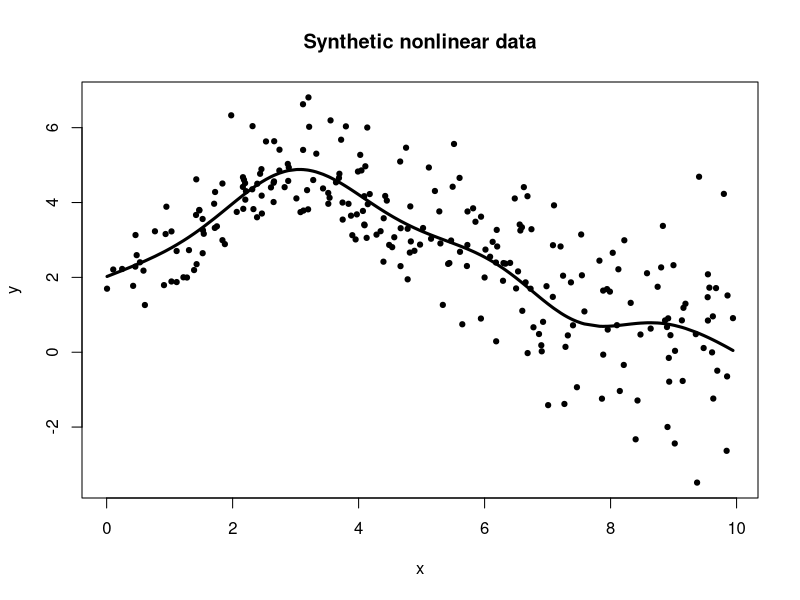
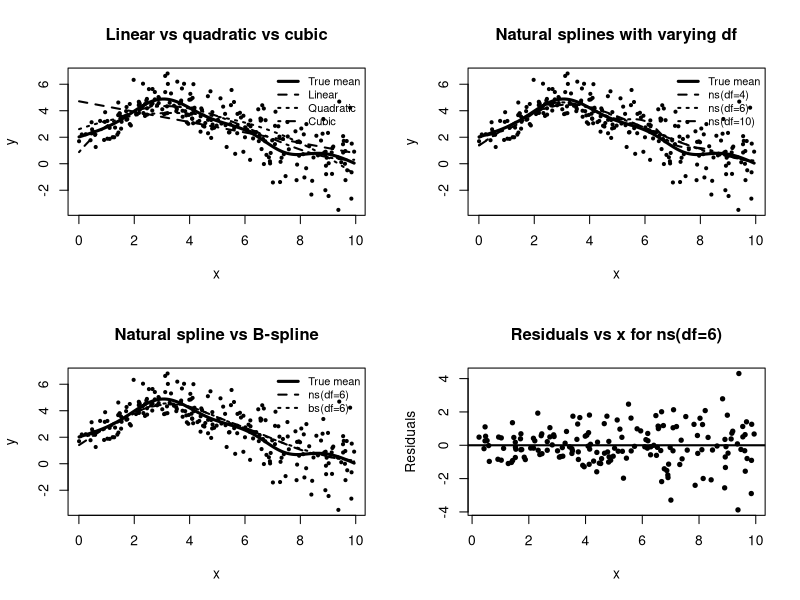

Write R code to recreate these figures, in order. (Note: this script raises an error after producing the figures.)
## ============================================================
## SPLINE FITTING AND DIAGNOSTICS DEMO USING SYNTHETIC DATA
## Goals:
##   1. Simulate nonlinear data with heteroskedastic noise
##   2. Fit linear, polynomial, and spline models
##   3. Compare fitted curves visually
##   4. Examine residual diagnostics
##   5. Compare models using test MSE and AIC
##   6. Illustrate effect of spline flexibility (degrees of freedom)
##
## Requires:
##   splines  (comes with base R recommended packages)
## ============================================================

set.seed(123)

library(splines)

## ------------------------------------------------------------
## 1. Simulate synthetic data
## ------------------------------------------------------------
n <- 250
x <- sort(runif(n, 0, 10))

## True mean function: nonlinear, with local features
f_true <- function(x) {
  2 +
    0.6 * x -
    0.08 * x^2 +
    1.8 * exp(-0.5 * (x - 3.0)^2) -
    1.2 * exp(-0.8 * (x - 7.5)^2)
}

mu <- f_true(x)

## Add mild heteroskedasticity so diagnostics are interesting
sigma_x <- 0.5 + 0.12 * x
y <- mu + rnorm(n, sd = sigma_x)

dat <- data.frame(x = x, y = y, mu = mu, sigma_x = sigma_x)

## Create train/test split
set.seed(456)
train_id <- sample(seq_len(n), size = round(0.7 * n))
train <- dat[train_id, ]
test  <- dat[-train_id, ]

## ------------------------------------------------------------
## 2. Initial visualization
## ------------------------------------------------------------
plot(dat$x, dat$y,
     pch = 19, cex = 0.7,
     xlab = "x", ylab = "y",
     main = "Synthetic nonlinear data")
lines(dat$x, dat$mu, lwd = 3)

cat("\nThe solid curve is the true mean function used to generate the data.\n")

## ------------------------------------------------------------
## 3. Fit candidate models
## ------------------------------------------------------------
## Linear model
m_lin <- lm(y ~ x, data = train)

## Quadratic polynomial
m_quad <- lm(y ~ x + I(x^2), data = train)

## Cubic polynomial
m_cubic <- lm(y ~ x + I(x^2) + I(x^3), data = train)

## Natural cubic splines with different degrees of freedom
m_ns_4 <- lm(y ~ ns(x, df = 4), data = train)
m_ns_6 <- lm(y ~ ns(x, df = 6), data = train)
m_ns_10 <- lm(y ~ ns(x, df = 10), data = train)

## B-spline example
m_bs_6 <- lm(y ~ bs(x, df = 6), data = train)

models <- list(
  linear = m_lin,
  quadratic = m_quad,
  cubic = m_cubic,
  ns_df4 = m_ns_4,
  ns_df6 = m_ns_6,
  ns_df10 = m_ns_10,
  bs_df6 = m_bs_6
)

## ------------------------------------------------------------
## 4. Overlay fitted curves
## ------------------------------------------------------------
x_grid <- seq(min(dat$x), max(dat$x), length.out = 400)
grid_df <- data.frame(x = x_grid)

pred_lin   <- predict(m_lin,   newdata = grid_df)
pred_quad  <- predict(m_quad,  newdata = grid_df)
pred_cubic <- predict(m_cubic, newdata = grid_df)
pred_ns4   <- predict(m_ns_4,  newdata = grid_df)
pred_ns6   <- predict(m_ns_6,  newdata = grid_df)
pred_ns10  <- predict(m_ns_10, newdata = grid_df)
pred_bs6   <- predict(m_bs_6,  newdata = grid_df)

par(mfrow = c(2, 2))

plot(dat$x, dat$y,
     pch = 19, cex = 0.5,
     xlab = "x", ylab = "y",
     main = "Linear vs quadratic vs cubic")
lines(x_grid, f_true(x_grid), lwd = 3)
lines(x_grid, pred_lin, lwd = 2, lty = 2)
lines(x_grid, pred_quad, lwd = 2, lty = 3)
lines(x_grid, pred_cubic, lwd = 2, lty = 4)
legend("topright",
       legend = c("True mean", "Linear", "Quadratic", "Cubic"),
       lty = c(1, 2, 3, 4), lwd = c(3, 2, 2, 2), bty = "n", cex = 0.8)

plot(dat$x, dat$y,
     pch = 19, cex = 0.5,
     xlab = "x", ylab = "y",
     main = "Natural splines with varying df")
lines(x_grid, f_true(x_grid), lwd = 3)
lines(x_grid, pred_ns4,  lwd = 2, lty = 2)
lines(x_grid, pred_ns6,  lwd = 2, lty = 3)
lines(x_grid, pred_ns10, lwd = 2, lty = 4)
legend("topright",
       legend = c("True mean", "ns(df=4)", "ns(df=6)", "ns(df=10)"),
       lty = c(1, 2, 3, 4), lwd = c(3, 2, 2, 2), bty = "n", cex = 0.8)

plot(dat$x, dat$y,
     pch = 19, cex = 0.5,
     xlab = "x", ylab = "y",
     main = "Natural spline vs B-spline")
lines(x_grid, f_true(x_grid), lwd = 3)
lines(x_grid, pred_ns6, lwd = 2, lty = 2)
lines(x_grid, pred_bs6, lwd = 2, lty = 3)
legend("topright",
       legend = c("True mean", "ns(df=6)", "bs(df=6)"),
       lty = c(1, 2, 3), lwd = c(3, 2, 2), bty = "n", cex = 0.8)

plot(train$x, resid(m_ns_6),
     pch = 19, cex = 0.7,
     xlab = "x", ylab = "Residuals",
     main = "Residuals vs x for ns(df=6)")
abline(h = 0, lwd = 2)

par(mfrow = c(1, 1))

cat("\nVisual comparison points:\n")
cat("* Linear and low-order polynomial fits may miss local structure.\n")
cat("* Splines adapt locally and usually capture the shape better.\n")
cat("* Very flexible splines can begin to chase noise if df is too large.\n")

## ------------------------------------------------------------
## 5. Numeric comparison: AIC and test MSE
## ------------------------------------------------------------
mse <- function(y, yhat) mean((y - yhat)^2)

perf_tab <- data.frame(
  model = names(models),
  AIC = sapply(models, AIC),
  train_MSE = sapply(models, function(m) mse(train$y, fitted(m))),
  test_MSE = sapply(models, function(m) mse(test$y, predict(m, newdata = test)))
)

perf_tab <- perf_tab[order(perf_tab$test_MSE), ]
cat("\n--- Model performance summary ---\n")
print(round(perf_tab, 3), row.names = FALSE)

cat("\nInterpretation:\n")
cat("* Compare train MSE and test MSE to assess out-of-sample behavior.\n")
cat("* The best spline often balances flexibility and generalization.\n")

## ------------------------------------------------------------
## 6. Detailed diagnostics for selected models
## ------------------------------------------------------------
## We'll compare a misspecified model (linear), a reasonable spline,
## and an overly flexible spline.
selected_models <- list(
  linear = m_lin,
  ns_df6 = m_ns_6,
  ns_df10 = m_ns_10
)

for (nm in names(selected_models)) {
  fit <- selected_models[[nm]]
  
  cat("\n============================================================\n")
  cat("Diagnostics for model:", nm, "\n")
  cat("============================================================\n")
  print(summary(fit))
  
  par(mfrow = c(2, 2))
  plot(fit, main = nm)
  par(mfrow = c(1, 1))
  
  ## Residuals vs x
  plot(train$x, resid(fit),
       pch = 19, cex = 0.7,
       xlab = "x", ylab = "Residuals",
       main = paste("Residuals vs x:", nm))
  abline(h = 0, lwd = 2)
  
  ## Add loess smooth to emphasize pattern
  ord <- order(train$x)
  smooth_vals <- predict(loess(resid(fit) ~ x, data = train))
  lines(train$x[ord], smooth_vals[ord], lwd = 2)
  
  ## Absolute residuals vs fitted to inspect variance pattern
  plot(fitted(fit), abs(resid(fit)),
       pch = 19, cex = 0.7,
       xlab = "Fitted values", ylab = "|Residuals|",
       main = paste("|Residuals| vs fitted:", nm))
}

cat("\nDiagnostic guidance:\n")
cat("* If residuals vs x show systematic curvature, the mean model is misspecified.\n")
cat("* If residual spread grows with fitted values, variance may be non-constant.\n")
cat("* QQ plot assesses approximate normality of residuals.\n")
cat("* Residuals vs leverage helps identify influential observations.\n")

## ------------------------------------------------------------
## 7. Confidence bands for a chosen spline fit
## ------------------------------------------------------------
## We compute pointwise confidence intervals for the mean function.
pred_obj <- predict(m_ns_6, newdata = grid_df, se.fit = TRUE)

upper <- pred_obj$fit + 1.96 * pred_obj$se.fit
lower <- pred_obj$fit - 1.96 * pred_obj$se.fit

plot(dat$x, dat$y,
     pch = 19, cex = 0.5,
     xlab = "x", ylab = "y",
     main = "Natural spline fit with pointwise 95% CI")
lines(x_grid, f_true(x_grid), lwd = 3)
lines(x_grid, pred_obj$fit, lwd = 2, lty = 2)
lines(x_grid, upper, lwd = 1, lty = 3)
lines(x_grid, lower, lwd = 1, lty = 3)
legend("topright",
       legend = c("True mean", "Spline fit", "95% pointwise CI"),
       lty = c(1, 2, 3), lwd = c(3, 2, 1), bty = "n", cex = 0.8)

## ------------------------------------------------------------
## 8. Show basis functions for natural spline and B-spline
## ------------------------------------------------------------
## This helps students see that splines are linear models in basis functions.
X_ns <- ns(train$x, df = 6)
X_bs <- bs(train$x, df = 6)

par(mfrow = c(1, 2))

matplot(train$x, X_ns,
        type = "l", lty = 1, lwd = 2,
        xlab = "x", ylab = "Basis value",
        main = "Natural spline basis (df=6)")

matplot(train$x, X_bs,
        type = "l", lty = 1, lwd = 2,
        xlab = "x", ylab = "Basis value",
        main = "B-spline basis (df=6)")

par(mfrow = c(1, 1))

cat("\nBasis-function interpretation:\n")
cat("* Splines are still linear models: y = B(x) beta + error.\n")
cat("* The nonlinearity comes from the basis expansion, not from nonlinear estimation.\n")

## ------------------------------------------------------------
## 9. Explicit design matrix regression check
## ------------------------------------------------------------
## Show equivalence between lm(y ~ ns(x, df=6)) and regressing on basis matrix
B <- ns(train$x, df = 6)
fit_basis <- lm(train$y ~ B)

cat("\n--- Coefficient comparison: direct spline fit vs basis-matrix fit ---\n")
coef_compare <- cbind(
  direct_fit = coef(m_ns_6),
  basis_fit = coef(fit_basis)
)
print(round(coef_compare, 6))

cat("\nThe fits match because spline regression is ordinary linear regression on a spline basis.\n")

## ------------------------------------------------------------
## 10. Optional formal comparison among nested natural spline dfs
## Note: comparing df here is not a classical nested polynomial hierarchy in
## a simple coefficient sense, but AIC/test MSE are often more informative.
## ------------------------------------------------------------

cat("\n--- Final remarks for class ---\n")
cat("1. Polynomial regression is global; splines are locally flexible.\n")
cat("2. Natural splines stabilize boundary behavior.\n")
cat("3. Model choice can be guided by plots, diagnostics, AIC, and test error.\n")
cat("4. Coefficients of spline basis functions are not usually interpreted directly.\n")
cat("5. Interpretation should focus on the fitted curve, derivatives, and predictions.\n")
